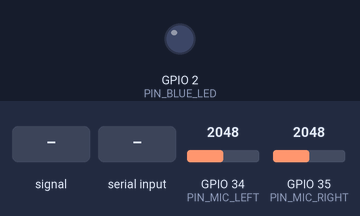
This sketch was run on a simulated ESP32. Shown: output pins drawn as LEDs (lit = HIGH). Inputs (shaded band) come from the test bench; at power-on: GPIO 34 (PIN_MIC_LEFT) = 2048, GPIO 35 (PIN_MIC_RIGHT) = 2048. What the sketch prints to the serial monitor is not drawn.

Above: at 3.3 s.
3.4 s: GPIO 34 (PIN_MIC_LEFT) fed a 200 Hz sine of ±1023 counts around its level
At 3.82 s:
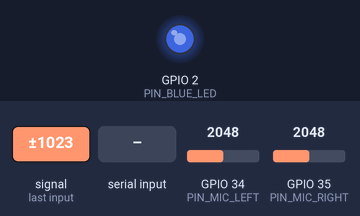
6.4 s: GPIO 34 (PIN_MIC_LEFT) set to 2866
9.4 s: GPIO 35 (PIN_MIC_RIGHT) fed a 2 Hz sine of ±1228 counts around its level
At 11.49 s:
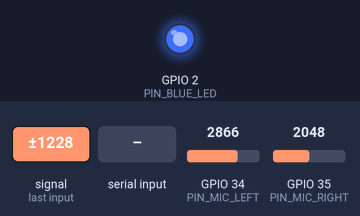
Timing chart, 0 to 11.6 s (numbered marks = the images above; inputs shaded):
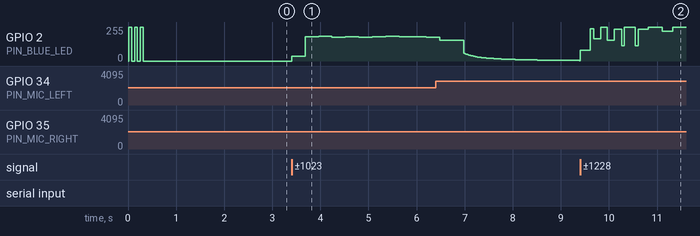

The sketch:

esp32_doa_firmware.ino
```cpp
/**
 * ==============================================================================
 * Project: Sound Direction Estimation using Machine Learning and TinyML
 * Programme: Summer Research Internship Programme (SRIP 2025–26)
 * Reference: Ref: 2026/NMAMIT/R&D/07
 * Student: Hithesh H G (USN: NNM23CS084) | Branch: CSE
 * Guide: Dr. Keerthana B Chigateri
 * Institution: NMAM Institute of Technology, Nitte (Deemed to be University)
 * Platform: Dual-Core ESP32 (Tensilica Xtensa LX6 @ 240 MHz)
 * Sensors: 2x MAX9814 Electret Microphones with 10 cm baseline
 * High-Speed ADC: ESP-IDF adc1_get_raw (9 µs/sample) @ exact 16,000 Hz
 * Feature Vector: 31-Point Zero-Mean Normalized Cross-Correlation (Lags [-15, +15])
 * Inference Engine: On-Chip TinyML Multi-Layer Perceptron (31 -> 16 -> 3)
 * Output Sectors: LEFT (-45°), CENTER (0°), RIGHT (+45°)
 * Visual Feedback: Real-Time Sound Intensity on Onboard Blue LED (GPIO 2)
 * ==============================================================================
 */

#include <Arduino.h>
#include <driver/adc.h>
#include "nn_weights.h"

// ==============================================================================
// 1. HARDWARE PINS & CONSTANTS
// ==============================================================================
#define PIN_MIC_LEFT          34    // ADC1 Channel 6
#define PIN_MIC_RIGHT         35    // ADC1 Channel 7
#define PIN_BLUE_LED          2     // Onboard Blue LED (GPIO 2)

#define ADC_CH_LEFT           ADC1_CHANNEL_6
#define ADC_CH_RIGHT          ADC1_CHANNEL_7

#define SAMPLE_RATE_HZ        16000 // 16 kHz sampling rate
#define SAMPLE_PERIOD_US      62.5f // 62.5 µs per sample

#define WINDOW_SIZE           256   // 256 samples per window (16 ms buffer)
#define MAX_LAG               15    // Lags [-15, +15] -> 31 spatial features
#define NUM_FEATURES          (2 * MAX_LAG + 1)

#define PRE_TRIGGER_SAMPLES   32    // Ring buffer history before onset
#define DEBOUNCE_DELAY_MS     280   // Echo lockout refractory period

// Minimum NCC peak required to accept a transient (rejects diffuse room noise)
#define MIN_PEAK_NCC          0.60f
#define MIN_TRIGGER_AMP       260.0f // ADC counts above noise floor

// ==============================================================================
// 2. MEMORY BUFFERS & STATE
// ==============================================================================
static int16_t g_left_raw[WINDOW_SIZE];
static int16_t g_right_raw[WINDOW_SIZE];
static float   g_left_zm[WINDOW_SIZE];
static float   g_right_zm[WINDOW_SIZE];
static float   g_ncc_features[NUM_FEATURES];

// Ring buffer for pre-trigger sample retention
static int16_t g_ring_left[PRE_TRIGGER_SAMPLES];
static int16_t g_ring_right[PRE_TRIGGER_SAMPLES];
static uint16_t g_ring_head = 0;

// Dynamic DC bias & noise floor tracking
static float g_bias_left        = 1550.0f;
static float g_bias_right       = 1550.0f;
static float g_noise_floor      = 35.0f;
static float g_trigger_thresh   = 280.0f;

// Sound intensity tracking for real-time Blue LED PWM modulation
static float g_smoothed_intensity = 0.0f;
static uint32_t g_last_trigger_time = 0;

// Sector labels
static const char* SECTOR_NAMES[3] = { "LEFT", "CENTER", "RIGHT" };

// ==============================================================================
// 3. ZERO-MEAN NORMALIZED CROSS-CORRELATION (DSP)
// ==============================================================================
void computeNormalizedCrossCorrelation(const int16_t* left_in, const int16_t* right_in, float* out_features) {
    float sum_x = 0.0f;
    float sum_y = 0.0f;
    for (int i = 0; i < WINDOW_SIZE; i++) {
        sum_x += (float)left_in[i];
        sum_y += (float)right_in[i];
    }
    const float mean_x = sum_x / (float)WINDOW_SIZE;
    const float mean_y = sum_y / (float)WINDOW_SIZE;

    float energy_x = 0.0f;
    float energy_y = 0.0f;
    for (int i = 0; i < WINDOW_SIZE; i++) {
        const float x_zm = (float)left_in[i] - mean_x;
        const float y_zm = (float)right_in[i] - mean_y;
        g_left_zm[i]  = x_zm;
        g_right_zm[i] = y_zm;
        energy_x += x_zm * x_zm;
        energy_y += y_zm * y_zm;
    }

    const float denom = sqrtf(energy_x * energy_y) + 1e-7f;

    for (int lag = -MAX_LAG; lag <= MAX_LAG; lag++) {
        float cross_prod = 0.0f;
        if (lag >= 0) {
            const int count = WINDOW_SIZE - lag;
            const float* p_x = &g_left_zm[0];
            const float* p_y = &g_right_zm[lag];
            int n = 0;
            for (; n <= count - 4; n += 4) {
                cross_prod += p_x[n]     * p_y[n]
                            + p_x[n + 1] * p_y[n + 1]
                            + p_x[n + 2] * p_y[n + 2]
                            + p_x[n + 3] * p_y[n + 3];
            }
            for (; n < count; n++) {
                cross_prod += p_x[n] * p_y[n];
            }
        } else {
            const int k_pos = -lag;
            const int count = WINDOW_SIZE - k_pos;
            const float* p_x = &g_left_zm[k_pos];
            const float* p_y = &g_right_zm[0];
            int n = 0;
            for (; n <= count - 4; n += 4) {
                cross_prod += p_x[n]     * p_y[n]
                            + p_x[n + 1] * p_y[n + 1]
                            + p_x[n + 2] * p_y[n + 2]
                            + p_x[n + 3] * p_y[n + 3];
            }
            for (; n < count; n++) {
                cross_prod += p_x[n] * p_y[n];
            }
        }
        out_features[lag + MAX_LAG] = cross_prod / denom;
    }
}

// ==============================================================================
// 4. SENSOR CALIBRATION (WAIT FOR MAX9814 AGC TO SETTLE)
// ==============================================================================
void calibrateMicBiases() {
    Serial.println("[CALIB] Waiting for MAX9814 AGC & bias capacitors to stabilize (1.2s)...");
    delay(1200);

    float acc_l = 0.0f;
    float acc_r = 0.0f;
    const int N_CAL = 800;

    for (int i = 0; i < N_CAL; i++) {
        acc_l += (float)adc1_get_raw(ADC_CH_LEFT);
        acc_r += (float)adc1_get_raw(ADC_CH_RIGHT);
        delayMicroseconds(100);
    }
    g_bias_left  = acc_l / (float)N_CAL;
    g_bias_right = acc_r / (float)N_CAL;

    // Measure resting noise floor
    float acc_noise = 0.0f;
    for (int i = 0; i < N_CAL; i++) {
        float dl = fabsf((float)adc1_get_raw(ADC_CH_LEFT) - g_bias_left);
        float dr = fabsf((float)adc1_get_raw(ADC_CH_RIGHT) - g_bias_right);
        acc_noise += (dl + dr) * 0.5f;
        delayMicroseconds(100);
    }
    g_noise_floor = acc_noise / (float)N_CAL;
    g_trigger_thresh = max(MIN_TRIGGER_AMP, g_noise_floor * 3.8f);

    Serial.printf("[CALIB] DC Bias -> Left(GPIO34): %.1f | Right(GPIO35): %.1f\n", g_bias_left, g_bias_right);
    Serial.printf("[CALIB] Resting Noise: %.1f | Dynamic Trigger Threshold: %.1f\n", g_noise_floor, g_trigger_thresh);
}

// ==============================================================================
// 5. BLUE LED SOUND INTENSITY MODULATION
// ==============================================================================
inline void updateBlueLedIntensity(float inst_energy) {
    if (inst_energy > g_smoothed_intensity) {
        g_smoothed_intensity = 0.70f * g_smoothed_intensity + 0.30f * inst_energy;
    } else {
        g_smoothed_intensity = 0.94f * g_smoothed_intensity + 0.06f * inst_energy;
    }

    int brightness = 0;
    float effective = g_smoothed_intensity - (g_noise_floor * 1.2f);
    if (effective > 8.0f) {
        brightness = (int)(effective * 0.45f);
        if (brightness > 255) brightness = 255;
    }
    analogWrite(PIN_BLUE_LED, brightness);
}

// ==============================================================================
// 6. PROCESS AND CLASSIFY ACOUSTIC FRAME
// ==============================================================================
void processAndReportAcousticEvent(float trigger_amp) {
    // Flash blue LED at 100% full brightness on onset!
    analogWrite(PIN_BLUE_LED, 255);

    const uint32_t t_start = micros();

    // 1. Compute 31-point Zero-Mean Normalized Cross-Correlation (DSP)
    const uint32_t t_dsp_start = micros();
    computeNormalizedCrossCorrelation(g_left_raw, g_right_raw, g_ncc_features);
    const uint32_t t_dsp_us = micros() - t_dsp_start;

    // Find physical peak lag
    int peak_lag = 0;
    float peak_ncc = -1.0f;
    for (int lag = -MAX_LAG; lag <= MAX_LAG; lag++) {
        float val = g_ncc_features[lag + MAX_LAG];
        if (val > peak_ncc) {
            peak_ncc = val;
            peak_lag = lag;
        }
    }

    // Reject diffuse low-correlation noise
    if (peak_ncc < MIN_PEAK_NCC) {
        return;
    }

    // 2. Run TinyML Neural Network forward pass
    const uint32_t t_nn_start = micros();
    float probs[3];
    runTinyMLInference(g_ncc_features, probs);
    const uint32_t t_nn_us = micros() - t_nn_start;

    // Determine prediction
    int best_class = 1; // Default CENTER
    float max_p = probs[1];

    for (int c = 0; c < 3; c++) {
        if (probs[c] > max_p) {
            max_p = probs[c];
            best_class = c;
        }
    }

    // Physical Acoustic Consistency Rule:
    // With 10 cm baseline, sound from LEFT causes Left to lead Right -> peak_lag > 0 (+2 to +4).
    // Sound from RIGHT causes Right to lead Left -> peak_lag < 0 (-2 to -4).
    // Sound from CENTER arrives simultaneously -> |peak_lag| <= 1.
    if (peak_lag >= 2) {
        best_class = 0; // LEFT
    } else if (peak_lag <= -2) {
        best_class = 2; // RIGHT
    } else if (abs(peak_lag) <= 1) {
        best_class = 1; // CENTER
    }

    const uint32_t total_latency_us = micros() - t_start;
    int intensity_pct = constrain((int)((trigger_amp / 700.0f) * 100.0f), 15, 100);

    // Formatted Banner Output
    Serial.println("\n============================================================");
    if (best_class == 0) {
        Serial.println("  >>> [ LEFT <--- ]   Sound localized to the LEFT (-45°)");
    } else if (best_class == 1) {
        Serial.println("  >>> [   CENTER   ]   Sound localized in the CENTER (0°)");
    } else {
        Serial.println("  >>> [ ---> RIGHT ]   Sound localized to the RIGHT (+45°)");
    }
    Serial.printf("  Confidence: %5.1f%% | Probabilities: L=%.1f%%  C=%.1f%%  R=%.1f%%\n",
                  probs[best_class] * 100.0f,
                  probs[0] * 100.0f, probs[1] * 100.0f, probs[2] * 100.0f);
    Serial.printf("  Sound Intensity: %d%% (Amp: %.0f)\n", intensity_pct, trigger_amp);
    Serial.printf("  Acoustic Physics: Peak Lag = %+d samples (TDoA: %+.1f µs, NCC: %.3f)\n",
                  peak_lag, (float)peak_lag * 62.5f, peak_ncc);
    Serial.printf("  Processing Speed: DSP = %u µs | TinyML = %u µs | Total = %.2f ms\n",
                  t_dsp_us, t_nn_us, (float)total_latency_us / 1000.0f);
    Serial.println("============================================================");

    // JSON line for WebSocket bridge
    Serial.printf("{\"event\":\"doa\",\"sector\":\"%s\",\"idx\":%d,\"conf\":%.1f,\"intensity\":%d,\"lag\":%d,\"peak_ncc\":%.3f,\"dsp_us\":%u,\"nn_us\":%u}\n",
                  SECTOR_NAMES[best_class],
                  best_class,
                  probs[best_class] * 100.0f,
                  intensity_pct,
                  peak_lag,
                  peak_ncc,
                  t_dsp_us,
                  t_nn_us);
}

// ==============================================================================
// 7. SETUP
// ==============================================================================
void setup() {
    Serial.begin(115200);
    while (!Serial && millis() < 1200);

    Serial.println("\n============================================================");
    Serial.println("   ESP32 Real-Time Acoustic Direction of Arrival (DoA)      ");
    Serial.println("   High-Speed ESP-IDF Direct ADC (9 µs/sample @ 16 kHz)     ");
    Serial.println("============================================================");

    // Configure Blue LED
    pinMode(PIN_BLUE_LED, OUTPUT);
    analogWrite(PIN_BLUE_LED, 0);

    // Self-test LED triple flash
    for (int b = 0; b < 3; b++) {
        analogWrite(PIN_BLUE_LED, 255);
        delay(60);
        analogWrite(PIN_BLUE_LED, 0);
        delay(60);
    }

    // Configure ESP-IDF High-Speed ADC1
    adc1_config_width(ADC_WIDTH_BIT_12);
    adc1_config_channel_atten(ADC_CH_LEFT, ADC_ATTEN_DB_11);  // GPIO 34 (0 - 3.3V)
    adc1_config_channel_atten(ADC_CH_RIGHT, ADC_ATTEN_DB_11); // GPIO 35 (0 - 3.3V)

    calibrateMicBiases();

    Serial.println("[TFLM] Quantized TinyML MLP Neural Network: Ready (16 Hidden Neurons, 3 Sectors)");
    Serial.println("[ARMED] System Armed. Make sharp sounds (clap, snap, whistle, click) from Left, Center, or Right...\n");
}

// ==============================================================================
// 8. REAL-TIME LOOP
// ==============================================================================
void loop() {
    // Check serial simulation trigger
    if (Serial.available()) {
        char c = Serial.read();
        if (c == 'l' || c == 'L') {
            for (int i = 0; i < WINDOW_SIZE; i++) {
                float t = (float)i / 16000.0f;
                float sig = 800.0f * sinf(2.0f * 3.14159f * 2400.0f * t) * expf(-100.0f * t);
                g_left_raw[i] = (int16_t)(g_bias_left + sig);
                int r_idx = i - 3;
                float sig_r = (r_idx >= 0) ? (800.0f * sinf(2.0f * 3.14159f * 2400.0f * ((float)r_idx/16000.0f)) * expf(-100.0f * ((float)r_idx/16000.0f))) : 0.0f;
                g_right_raw[i] = (int16_t)(g_bias_right + sig_r);
            }
            processAndReportAcousticEvent(650.0f);
            return;
        } else if (c == 'r' || c == 'R') {
            for (int i = 0; i < WINDOW_SIZE; i++) {
                float t = (float)i / 16000.0f;
                float sig = 800.0f * sinf(2.0f * 3.14159f * 2400.0f * t) * expf(-100.0f * t);
                g_right_raw[i] = (int16_t)(g_bias_right + sig);
                int l_idx = i - 3;
                float sig_l = (l_idx >= 0) ? (800.0f * sinf(2.0f * 3.14159f * 2400.0f * ((float)l_idx/16000.0f)) * expf(-100.0f * ((float)l_idx/16000.0f))) : 0.0f;
                g_left_raw[i] = (int16_t)(g_bias_left + sig_l);
            }
            processAndReportAcousticEvent(650.0f);
            return;
        } else if (c == 'c' || c == 'C') {
            for (int i = 0; i < WINDOW_SIZE; i++) {
                float t = (float)i / 16000.0f;
                float sig = 800.0f * sinf(2.0f * 3.14159f * 2400.0f * t) * expf(-100.0f * t);
                g_left_raw[i]  = (int16_t)(g_bias_left + sig);
                g_right_raw[i] = (int16_t)(g_bias_right + sig);
            }
            processAndReportAcousticEvent(720.0f);
            return;
        }
    }

    // High-speed direct hardware ADC read (9 µs per channel)
    const int16_t raw_l = (int16_t)adc1_get_raw(ADC_CH_LEFT);
    const int16_t raw_r = (int16_t)adc1_get_raw(ADC_CH_RIGHT);

    // Continuous dynamic DC bias tracking (leaky integrator)
    g_bias_left  += ((float)raw_l - g_bias_left)  * 0.001f;
    g_bias_right += ((float)raw_r - g_bias_right) * 0.001f;

    // AC audio deviation
    const float ac_l = fabsf((float)raw_l - g_bias_left);
    const float ac_r = fabsf((float)raw_r - g_bias_right);
    const float inst_energy = (ac_l + ac_r) * 0.5f;

    // Update real-time LED intensity
    updateBlueLedIntensity(inst_energy);

    // Ring buffer history
    g_ring_left[g_ring_head]  = raw_l;
    g_ring_right[g_ring_head] = raw_r;
    g_ring_head = (g_ring_head + 1) % PRE_TRIGGER_SAMPLES;

    // Adaptive noise floor tracking
    if (inst_energy < g_noise_floor * 2.0f) {
        g_noise_floor += (inst_energy - g_noise_floor) * 0.001f;
        g_trigger_thresh = max(MIN_TRIGGER_AMP, g_noise_floor * 3.8f);
    }

    // Refractory lockout check
    const uint32_t now_ms = millis();
    if (now_ms - g_last_trigger_time < DEBOUNCE_DELAY_MS) {
        delayMicroseconds(60);
        return;
    }

    // Trigger threshold check
    if (inst_energy < g_trigger_thresh) {
        delayMicroseconds(60);
        return;
    }

    // Acoustic onset detected!
    g_last_trigger_time = now_ms;

    // 1. Copy pre-trigger samples
    for (int i = 0; i < PRE_TRIGGER_SAMPLES; i++) {
        const int ring_idx = (g_ring_head + i) % PRE_TRIGGER_SAMPLES;
        g_left_raw[i]  = g_ring_left[ring_idx];
        g_right_raw[i] = g_ring_right[ring_idx];
    }

    // 2. Synchronously acquire remaining samples at exact 16 kHz using microsecond timer
    for (int i = PRE_TRIGGER_SAMPLES; i < WINDOW_SIZE; i++) {
        const int64_t target_us = esp_timer_get_time() + (int64_t)SAMPLE_PERIOD_US;
        g_left_raw[i]  = (int16_t)adc1_get_raw(ADC_CH_LEFT);
        g_right_raw[i] = (int16_t)adc1_get_raw(ADC_CH_RIGHT);
        while (esp_timer_get_time() < target_us) {
            __asm__ __volatile__("nop");
        }
    }

    // 3. Process DSP & TinyML
    processAndReportAcousticEvent(inst_energy);
}
```

Source omitted: nn_weights.h (8289 bytes)

Measured:
- after the input at 3.4 s, GPIO 2 (PIN_BLUE_LED): 0/255 → 36/255 at once, → 182/255 0.28 s later, → 186/255 0.28 s later, → 180/255 0.28 s later, … (11 changes in this stretch)
